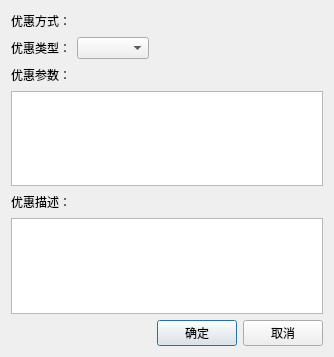
<?xml version="1.0" encoding="UTF-8"?>
<ui version="4.0">
 <class>DialogStrategyEdit</class>
 <widget class="QDialog" name="DialogStrategyEdit">
  <property name="geometry">
   <rect>
    <x>0</x>
    <y>0</y>
    <width>334</width>
    <height>357</height>
   </rect>
  </property>
  <property name="windowTitle">
   <string>优惠编辑</string>
  </property>
  <layout class="QVBoxLayout" name="verticalLayout">
   <item>
    <layout class="QHBoxLayout" name="horizontalLayout">
     <item>
      <widget class="QLabel" name="label">
       <property name="text">
        <string>优惠方式：</string>
       </property>
      </widget>
     </item>
     <item>
      <spacer name="horizontalSpacer">
       <property name="orientation">
        <enum>Qt::Horizontal</enum>
       </property>
       <property name="sizeHint" stdset="0">
        <size>
         <width>40</width>
         <height>20</height>
        </size>
       </property>
      </spacer>
     </item>
    </layout>
   </item>
   <item>
    <layout class="QHBoxLayout" name="horizontalLayout_2">
     <item>
      <widget class="QLabel" name="label_cardNum">
       <property name="text">
        <string>优惠类型：</string>
       </property>
      </widget>
     </item>
     <item>
      <widget class="QComboBox" name="comboBox"/>
     </item>
     <item>
      <spacer name="horizontalSpacer_3">
       <property name="orientation">
        <enum>Qt::Horizontal</enum>
       </property>
       <property name="sizeHint" stdset="0">
        <size>
         <width>40</width>
         <height>20</height>
        </size>
       </property>
      </spacer>
     </item>
    </layout>
   </item>
   <item>
    <layout class="QHBoxLayout" name="horizontalLayout_5">
     <item>
      <widget class="QLabel" name="label_3">
       <property name="text">
        <string>优惠参数：</string>
       </property>
      </widget>
     </item>
     <item>
      <spacer name="horizontalSpacer_5">
       <property name="orientation">
        <enum>Qt::Horizontal</enum>
       </property>
       <property name="sizeHint" stdset="0">
        <size>
         <width>40</width>
         <height>20</height>
        </size>
       </property>
      </spacer>
     </item>
    </layout>
   </item>
   <item>
    <widget class="QTableView" name="tableView"/>
   </item>
   <item>
    <layout class="QHBoxLayout" name="horizontalLayout_3">
     <item>
      <widget class="QLabel" name="label_2">
       <property name="text">
        <string>优惠描述：</string>
       </property>
      </widget>
     </item>
     <item>
      <spacer name="horizontalSpacer_2">
       <property name="orientation">
        <enum>Qt::Horizontal</enum>
       </property>
       <property name="sizeHint" stdset="0">
        <size>
         <width>40</width>
         <height>20</height>
        </size>
       </property>
      </spacer>
     </item>
    </layout>
   </item>
   <item>
    <widget class="QPlainTextEdit" name="plainTextEdit"/>
   </item>
   <item>
    <layout class="QHBoxLayout" name="horizontalLayout_4">
     <item>
      <spacer name="horizontalSpacer_4">
       <property name="orientation">
        <enum>Qt::Horizontal</enum>
       </property>
       <property name="sizeHint" stdset="0">
        <size>
         <width>40</width>
         <height>20</height>
        </size>
       </property>
      </spacer>
     </item>
     <item>
      <widget class="QPushButton" name="pushButtonOk">
       <property name="text">
        <string>确定</string>
       </property>
      </widget>
     </item>
     <item>
      <widget class="QPushButton" name="pushButtonCancel">
       <property name="text">
        <string>取消</string>
       </property>
      </widget>
     </item>
    </layout>
   </item>
  </layout>
 </widget>
 <resources/>
 <connections/>
</ui>
